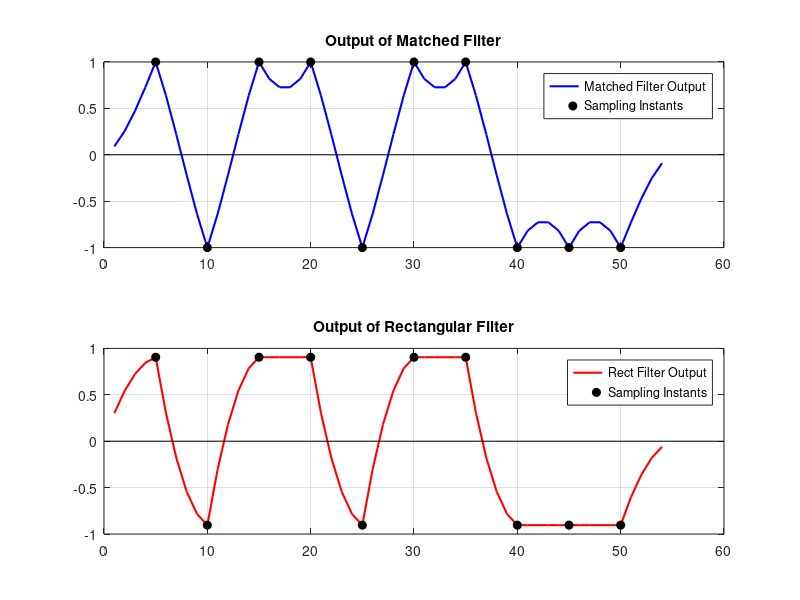
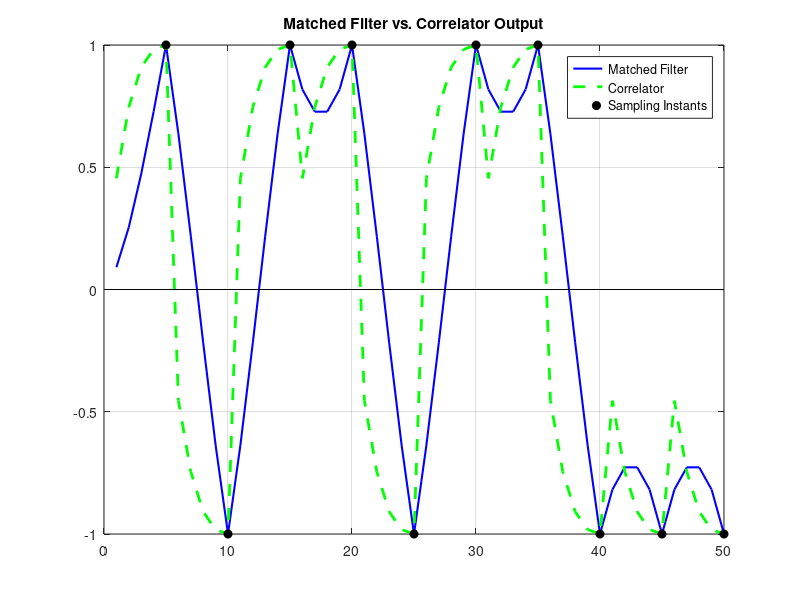
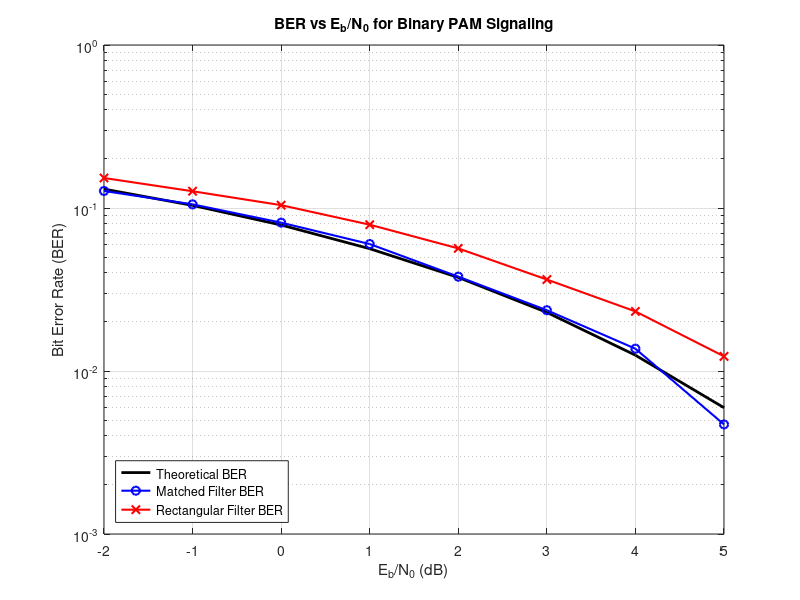

MATLAB code for these plots, in order: (Note: this script raises an error after producing the figures.)
% =========================================================================
% --- Digital Communication ---
% --- Project 3: Matched Filters, Correlators, ISI, and Raised Cosine ---
% =========================================================================

clc;
clear;
close all;

%% ========================================================================
% --- REQUIREMENT 1: Matched filters and correlators (Noise-Free) ---
% =========================================================================
disp('Running Requirement 1: Noise-Free Environment...');

N_req1 = 10;                     % Number of bits
samples_per_sym_req1 = 5;        % 5 samples per symbol (200 ms spacing for Ts = 1s)

% a) Generate 10 random bits and b) Convert to polar (+1, -1)
bits_req1 = randi([0 1], 1, N_req1);
symbols_req1 = 2 * bits_req1 - 1;

% c) Generate an impulse train
impulses_req1 = upsample(symbols_req1, samples_per_sym_req1);

% d) Transmitted Signal
p = [5 4 3 2 1] / sqrt(55);      % Normalized discrete pulse shape
y_req1 = conv(impulses_req1, p);
y_req1 = y_req1(1 : N_req1*samples_per_sym_req1); % Truncate tail

% e) Receiver Filters
h_mf = fliplr(p);                % Matched filter
h_rect = ones(1, samples_per_sym_req1) / sqrt(samples_per_sym_req1); % Rectangular filter

out_mf_req1 = conv(y_req1, h_mf);
out_rect_req1 = conv(y_req1, h_rect);
sampling_instants_req1 = samples_per_sym_req1 : samples_per_sym_req1 : (N_req1 * samples_per_sym_req1);

% --- Plot Requirement 1a ---
figure('Name', 'Requirement 1a: Filter Outputs', 'NumberTitle', 'off');
subplot(2, 1, 1);
plot(out_mf_req1, 'b', 'LineWidth', 1.5); hold on;
stem(sampling_instants_req1, out_mf_req1(sampling_instants_req1), 'k', 'filled', 'LineStyle', 'none');
title('Output of Matched Filter'); grid on; legend('Matched Filter Output', 'Sampling Instants');

subplot(2, 1, 2);
plot(out_rect_req1, 'r', 'LineWidth', 1.5); hold on;
stem(sampling_instants_req1, out_rect_req1(sampling_instants_req1), 'k', 'filled', 'LineStyle', 'none');
title('Output of Rectangular Filter'); grid on; legend('Rect Filter Output', 'Sampling Instants');

% --- Requirement 1b: Correlator ---
out_corr = zeros(1, length(y_req1));
for k = 1:N_req1
    idx = (k-1)*samples_per_sym_req1 + 1 : k*samples_per_sym_req1;
    out_corr(idx) = cumsum(y_req1(idx) .* p);
end

figure('Name', 'Requirement 1b: Matched Filter vs Correlator', 'NumberTitle', 'off');
plot(out_mf_req1(1:length(y_req1)), 'b', 'LineWidth', 1.5); hold on;
plot(out_corr, 'g--', 'LineWidth', 2);
stem(sampling_instants_req1, out_corr(sampling_instants_req1), 'k', 'filled', 'LineStyle', 'none');
title('Matched Filter vs. Correlator Output'); grid on;
legend('Matched Filter', 'Correlator', 'Sampling Instants', 'Location', 'Best');


%% ========================================================================
% --- REQUIREMENT 2: Noise Analysis & BER ---
% =========================================================================
disp('Running Requirement 2: Noise Analysis...');

N_req2 = 10000;                  % Generate 10000 bits
samples_per_sym_req2 = 5;        % 5 samples per symbol

% Generate bits and sequence
bits_req2 = randi([0 1], 1, N_req2);
symbols_req2 = 2 * bits_req2 - 1;
impulses_req2 = upsample(symbols_req2, samples_per_sym_req2);

y_req2 = conv(impulses_req2, p);
y_req2 = y_req2(1 : N_req2*samples_per_sym_req2); 

% Setup Noise Analysis
Eb = 1; 
EbN0_dB = -2:1:5;
BER_mf = zeros(size(EbN0_dB));
BER_rect = zeros(size(EbN0_dB));
BER_th = zeros(size(EbN0_dB));

% Monte Carlo Loop
for k = 1:length(EbN0_dB)
    EbN0_lin = 10^(EbN0_dB(k) / 10);
    N0 = Eb / EbN0_lin;
    noise_variance = N0 / 2;
    
    n_noise = sqrt(noise_variance) * randn(1, length(y_req2));
    v = y_req2 + n_noise;
    
    out_mf_req2 = conv(v, h_mf);
    out_rect_req2 = conv(v, h_rect);
    
    sampling_instants_req2 = samples_per_sym_req2 : samples_per_sym_req2 : (N_req2 * samples_per_sym_req2);
    sampled_mf = out_mf_req2(sampling_instants_req2);
    sampled_rect = out_rect_req2(sampling_instants_req2);
    
    detected_bits_mf = (sampled_mf > 0);
    detected_bits_rect = (sampled_rect > 0);
    
    BER_mf(k) = sum(detected_bits_mf ~= bits_req2) / N_req2;
    BER_rect(k) = sum(detected_bits_rect ~= bits_req2) / N_req2;
    BER_th(k) = 0.5 * erfc(sqrt(EbN0_lin));
end

% --- Plot Requirement 2 ---
figure('Name', 'Requirement 2: BER Performance', 'NumberTitle', 'off');
semilogy(EbN0_dB, BER_th, 'k-', 'LineWidth', 2); hold on;
semilogy(EbN0_dB, BER_mf, 'bo-', 'LineWidth', 1.5, 'MarkerSize', 6);
semilogy(EbN0_dB, BER_rect, 'rx-', 'LineWidth', 1.5, 'MarkerSize', 6);
title('BER vs E_b/N_0 for Binary PAM Signaling');
xlabel('E_b/N_0 (dB)'); ylabel('Bit Error Rate (BER)'); grid on;
legend('Theoretical BER', 'Matched Filter BER', 'Rectangular Filter BER', 'Location', 'SouthWest');


%% ========================================================================
% --- REQUIREMENT 3: ISI and Raised Cosine Filters ---
% =========================================================================
disp('Running Requirement 3: Eye Diagrams (This may generate several windows)...');

N_req3 = 100;                    % Number of data bits
samples_per_sym_req3 = 8;        % Oversampling factor

bits_req3 = randi([0 1], 1, N_req3);
symbols_req3 = 2 * bits_req3 - 1;
impulses_req3 = upsample(symbols_req3, samples_per_sym_req3);

cases = [0, 2; 0, 8; 1, 2; 1, 8];
titles = {'Case a: R=0, Delay=2', 'Case b: R=0, Delay=8', ...
          'Case c: R=1, Delay=2', 'Case d: R=1, Delay=8'};

for i = 1:4
    R = cases(i, 1);
    delay = cases(i, 2);
    
    % SRRC filter (using rcosdesign)
    h_srrc = rcosdesign(R, delay*2, samples_per_sym_req3, 'sqrt');
    
    % Point A: Tx Output
    sig_A = conv(impulses_req3, h_srrc);
    
    % Point B: Rx Output
    sig_B = conv(sig_A, h_srrc);
    
    % Plot Eye Diagram at Point A
    eyediagram(sig_A, 2*samples_per_sym_req3);
    set(gcf, 'Name', [titles{i} ' - Point A (Tx Output)'], 'NumberTitle', 'off');
    title([titles{i} ' - Point A (Tx Output)']);
    
    % Plot Eye Diagram at Point B
    eyediagram(sig_B, 2*samples_per_sym_req3);
    set(gcf, 'Name', [titles{i} ' - Point B (Rx Output)'], 'NumberTitle', 'off');
    title([titles{i} ' - Point B (Rx Output)']);
end

disp('Simulation Complete!');
